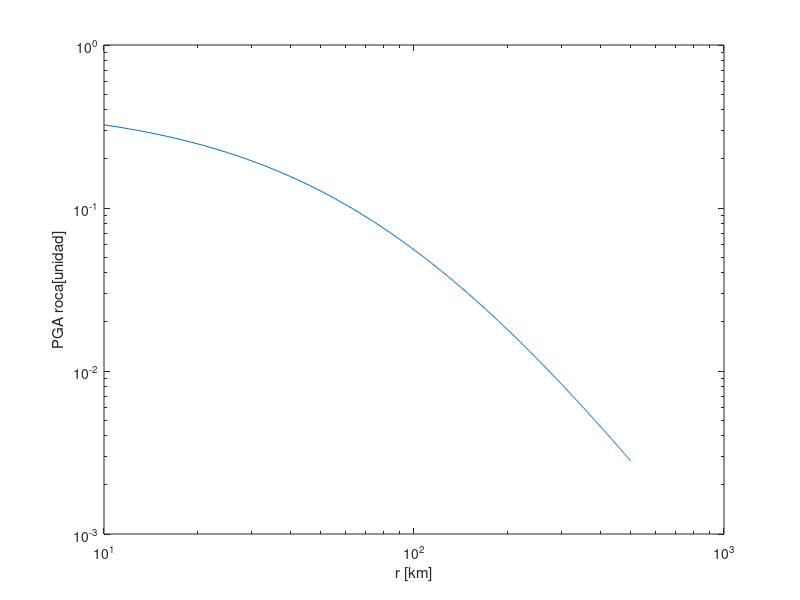

Reproduce this figure in MATLAB. (Note: this script raises an error after producing the figure.)
%% Inicializar
clear variables
close all
clc
%% P1
%% P1.1
% Graficar PGA promedio esperado para un terremoto tipo interplaca vs la
% distancia r, con las condiciones
% H = 37 km; r = 10:1:500; Mw = [7.0;8.0;8.8]
% Comparar resultados
C1_rock = 0.00;
C2_rock = 0.00;
C3_rock = -2.552;
C4_rock = 1.45; % * Standard deviation for magnitud greater than 8 is equal to the value for magnitud equal to 8
C5_rock = -0.1; % *

% Para suelo (soil)
C1_soil = 0.00;
C2_soil = 0.00;
C3_soil = -2.329;
C4_soil = 1.45;
C5_soil = -0.1;

Zt_var = 0;
H_var = 37;
Mw_vector = [7.0; 8.0; 8.8];
r = (10:1:500).';

for Mw = 1:3
    Mw_var = Mw_vector(Mw,1);
    for r_var = 1:length(r)
        puntos_rock(r_var,Mw) = exp(0.2418 + 1.414*Mw_var + C1_rock + C2_rock*(10-Mw_var)^3 + C3_rock*log(r(r_var,1) + 1.7818*exp(0.544*Mw_var)) + 0.00607*H_var + 0.3846*Zt_var);
        puntos_soil(r_var,Mw) = exp(-0.6687 + 1.438*Mw_var + C1_soil + C2_soil*(10-Mw_var)^3 + C3_soil*log(r(r_var,1) + 1.097*exp(0.617*Mw_var)) + 0.00648*H_var + 0.3643*Zt_var);
    end
    fprintf('Mw %f Roca \n',Mw_var)

    figure
    loglog(r,puntos_rock(:,Mw))
    xlabel('r [km]')
    ylabel('PGA roca[unidad]')
    title('PGA para roca, sismo magnitud', Mw_var)

    fprintf('Mw %f Suelo \n',Mw_var)
    figure
    loglog(r,puntos_soil(:,Mw))
    xlabel('r [km]')
    ylabel('PGA suelo[unidad]')
    title('PGA para suelo, sismo magnitud', Mw_var)
end


%% P1.2
% Para un periodo de $T_n = 2.0 [sec]$ y un amortiguamiento de $\xi = 0.05$

% Para roca
C1_rock = -3.328;
C2_rock = -0.0080;
C3_rock = -2.1070;
C4_rock = 1.55;
C5_rock = -0.1;

% Para suelo
C1_soil = -6.433;
C2_soil = -0.0164;
C3_soil = -1.290;
C4_soil = 1.55;
C5_soil = -0.1;

for Mw = 1:3
    Mw_var = Mw_vector(Mw,1);
    for r_var = 1:length(r)
        puntos_rock(r_var,Mw) = exp(0.2418 + 1.414*Mw_var + C1_rock + C2_rock*(10-Mw_var)^3 + C3_rock*log(r(r_var,1) + 1.7818*exp(0.544*Mw_var)) + 0.00607*H_var + 0.3846*Zt_var);
        puntos_soil(r_var,Mw) = exp(-0.6687 + 1.438*Mw_var + C1_soil + C2_soil*(10-Mw_var)^3 + C3_soil*log(r(r_var,1) + 1.097*exp(0.617*Mw_var)) + 0.00648*H_var + 0.3643*Zt_var);
    end
    fprintf('Mw %f Roca \n',Mw_var)

    figure
    loglog(r,puntos_rock(:,Mw))
    xlabel('r [km]')
    ylabel('PGA roca[unidad]')
    title('PGA para roca, sismo magnitud', Mw_var)

    fprintf('Mw %f Suelo \n',Mw_var)
    figure
    loglog(r,puntos_soil(:,Mw))
    xlabel('r [km]')
    ylabel('PGA suelo[unidad]')
    title('PGA para suelo, sismo magnitud', Mw_var)
end

%% P1.3
% No sé hacerla xd


%% P2
% Está en Excel completa


%% P3
%% P3.a
% Definir fRM(r)
rmin = 7.2; % km
L1 = 34.4; % km
L2 = 62.3; % km
L = 96.7; % km

% Definr fRM(r)
% La vamos a definir en función de 'l' para que quede con los subcasos
syms r l r1 r2
fRM(r,l) = piecewise(and(l<L1,L1<L2),piecewise(r == rmin,l/(L-l),and(r<r1,r>rmin),2*(L1-l)/(L-l),and(r<r2,r>r1),(L-2*L1)/(L-l)),and(L1<l,l<L2),piecewise(r==rmin,L1/(L-l),and(r2>r,r>rmin),(L2-l)/(L-l)),and(l>L2,L2>L1),1);

% l<L1,L1<L2
fRM1(r) = piecewise(r == rmin,l/(L-l),and(r<r1,r>rmin),2*(L1-l)/(L-l),and(r<r2,r>r1),(L-2*L1)/(L-l));
r11 = (rmin^2+(L1-l)^2)^0.5
r12 = (rmin^2+(L2-l)^2)^0.5
% L1<l<L2
fRM2(r)= piecewise(r==rmin,L1/(L-l),and(r2>r,r>rmin),(L2-l)/(L-l));
r22 = (rmin^2+(L2-l)^2)^0.5;
% L1<L2<l
fRM3(r) = piecewise(r==rmin,1,~(r==rmin),0);

%% P3.b
% En Excel
Mmax = 7.38;                                    % Magnitud de momento máxima (con L = 96.7) que la falla es capaz de producir

%% P3.c
% En Excel
l_vals = [43.72; 12.43; 6.62; 1.882]; %km
magn = [0.95*Mmax; 0.85*Mmax; 0.8*Mmax;0.7*Mmax];

%% P3.d

for i = 1:4
    l_val = l_vals(i,1);
    if and(l_val<=L1,l<L2)
        fRMj(i,2) = subs(r12,l,l_val);                                       % Coordenada 2 es el límite r2
        fRMj(i,3) = subs(r11,l,l_val);                                       % Coordenada 3 es r1
        fRMj(i,1) = subs(subs(subs(fRM1,l,l_val),r1,fRMj(i,3)),r2,fRMj(i,2));% Coordenada 1 es fR(r), tiene r1 y r2
        break
    elseif and(l_val>L1, l<=L2)
        fRMj(i,2) = subs(r22,l,l_val);                                       % Coordenada 2 es el límite r2  
        fRMj(i,1) = subs(subs(fRM2,l,l_val),r2,fRMj(i,2));                   % Coordenada 1 es fR(r), tiene r1, no tiene r2  
    elseif l_val>L2
        fRMj(i,1) = subs(fRM3,l,l_val);                                      % Coordenada 1 es fR(r), no tiene ni r1 ni r2
    end
    figure
    hold on
    fplot(fRMj(1,1),[r_min, fRMj(1,2)])
    fplot(fRMj(2,1),[r_min, fRMj(2,2)])
    fplot(fRMj(3,1),[r_min, fRMj(3,2)])
    fplot(fRMj(4,1),[r_min, fRMj(4,2)])
    xlabel('r [km]')
    ylabel('fRM(r)')
    legend(['l = 43.72km; Magn = 7.01'; 'l = 12.42km; Magn = 6.27'; 'l = 6.62km; Magn = 5.90'; 'l = 1.88km; Magn = 5.16'])
end

%% P3.e

